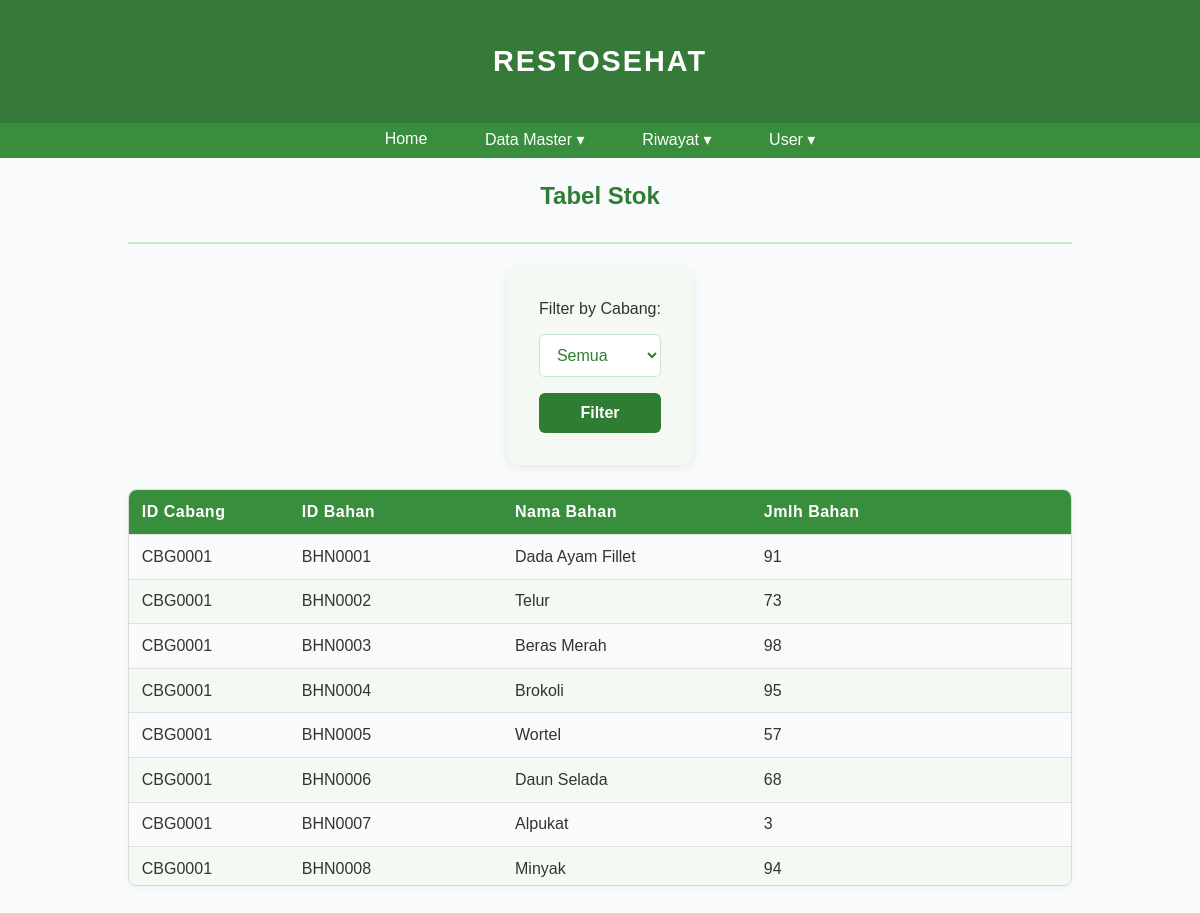
Page /stok (signed in) on the committed database.
### main.py (models this page shows, shortened)
class Stock(db.Model):
    idPrefix = 'STK'
    id = db.Column(db.String(5), primary_key=True)
    idCabang = db.Column(db.String(5), ForeignKey('cabang.id', ondelete='CASCADE'), nullable=False,)
    idBahan = db.Column(db.String(5), ForeignKey('bahan.id', ondelete='CASCADE'), nullable=False)
    namaBahan = db.Column(db.String(200), nullable=False)
    jmlhBahan = db.Column(db.Integer, nullable=False)

### main.py (the view)
@app.route("/stok", methods=['POST', 'GET'])
@login_required
def stok():
    selected_cabang = request.args.get("cabang")
    if selected_cabang:
        stocks = Stock.query.filter_by(idCabang=selected_cabang).order_by(Stock.idCabang).all()
    else:
        stocks = Stock.query.order_by(Stock.idCabang).all()
    cabangs = Cabang.query.order_by(Cabang.id).all()
    return render_template('stok.html', stocks=stocks, cabangs=cabangs, selected_cabang=selected_cabang)

### main.py (called while the page is built)
@login_manager.user_loader
def load_user(user_id):
    return User.query.get(user_id)

### templates/stok.html (shortened to what this page needs)
{% extends 'base.html' %}
{% block body %}
<div class="content">
    <div class="head-content">
        <p>Tabel Stok</p>
    </div>
    <div class="main-content">
        {% if stocks|length < 1 %}
        <h4>Kosong</h4>
        {% else %}
        <div class="filter">
            <form method="get" action="{{ url_for('stok') }}">
                <label for="cabang">Filter by Cabang:</label>
                <select name="cabang" id="cabang">
                    <option value="">Semua</option>
                </select>
                <input type="submit" value="Filter">
            </form>
        </div>
        <div class="table-container">
            <table>
                <thead>
                    <tr>
                        <th>ID Cabang</th>
                        <th>ID Bahan</th>
                        <th>Nama Bahan</th>
                        <th>Jmlh Bahan</th>
                    </tr>
                </thead>
                <tbody>
                    {% for stock in stocks %}
                    <tr>
                        <td>{{ stock.idCabang }}</td>
                        <td>{{ stock.idBahan }}</td>
                        <td>{{ stock.namaBahan }}</td>
                        <td>{{ stock.jmlhBahan }}</td>
                    </tr>
                    {% endfor %}
                </tbody>
            </table>
        </div>
        {% endif %}
    </div>
</div>
{% endblock %}

### static/main.css (style rules this page uses)
body { margin: 0; padding: 0; font-family: 'Poppins', sans-serif; background-color: #f9fafb; color: #333; }
.content { background: transparent !important; box-shadow: none !important; border-radius: 0 !important; max-width: 100% !important; width: 100% !important; padding: 2rem 4rem !important; margin: 0 auto !important; }
.head-content { text-align: center; font-size: 1.5rem; font-weight: 600; color: #2e7d32; border-bottom: 2px solid #c8e6c9; padding-bottom: 0.5rem; margin-bottom: 1.5rem; }
.main-content { display: flex; flex-direction: column; align-items: center; gap: 1.5rem; }
table { width: 100%; border-collapse: collapse; border-radius: 8px; overflow: hidden; box-shadow: 0 2px 6px rgba(0, 0, 0, 0.05); }
th { background-color: #388e3c; color: white; text-align: left; padding: 0.8rem; font-weight: 600; letter-spacing: 0.5px; }
td { padding: 0.8rem; border-bottom: 1px solid #e0e0e0; }
tr:nth-child(even) { background-color: #f4f9f4; }
.main-content form { display: flex; flex-direction: column; align-items: center; gap: 1rem; background-color: #f4f9f4; padding: 2rem; border-radius: 10px; box-shadow: 0 2px 8px rgba(0, 0, 0, 0.08); width: 100%; max-width: 400px; margin: 0 auto; }
.main-content select { width: 100%; padding: 0.7rem 0.8rem; font-size: 1rem; border: 1px solid #c8e6c9; border-radius: 6px; background-color: white; color: #2e7d32; transition: 0.2s ease-in-out; }
.main-content input[type="submit"] { background-color: #2e7d32; color: white; border: none; padding: 0.7rem 1.4rem; border-radius: 6px; font-weight: 600; font-size: 1rem; cursor: pointer; transition: 0.2s ease-in-out; width: 100%; }
.table-container { max-height: 400px; border: 1px solid #e0e0e0; border-radius: 8px; }
.table-container table { width: 100%; border-collapse: collapse; }
.table-container thead { display: table; width: 100%; table-layout: fixed; }
.table-container thead th { position: sticky; top: 0; background-color: #388e3c; color: white; z-index: 1; text-align: left; padding: 0.8rem; border-bottom: 1px solid #e0e0e0; }
.table-container tbody { display: block; max-height: 350px; overflow-y: auto; width: 100%; }
.table-container tbody tr { display: table; width: 100%; table-layout: fixed; }
.table-container tbody tr:nth-child(even) { background-color: #f4f9f4; }
.table-container td { padding: 0.8rem; border-bottom: 1px solid #e0e0e0; }
table { width: 100% !important; table-layout: auto !important; border-collapse: collapse; word-wrap: break-word; white-space: normal; }
th, td { word-break: break-word; white-space: normal; padding: 0.8rem 1rem; }
.content { max-width: 1360px; width: min(95vw, 1360px); }
table { width: 100%; table-layout: auto; border-collapse: collapse; }
th, td { white-space: nowrap; padding: 0.8rem 1rem; text-align: left; }
.content, .main-content, .table-container { overflow-x: visible !important; }
:root { --page-max: 1200px; }
.head-name, .navbar, .content { max-width: var(--page-max); width: min(96vw, var(--page-max)); margin-left: auto; margin-right: auto; }
.content { padding-inline: clamp(16px, 2vw, 32px); }
*, *::before, *::after { box-sizing: border-box; }
html, body { width: 100%; overflow-x: hidden; }
:root { --page-max: 1280px; }
.head-name, .navbar, .content { max-width: var(--page-max); width: min(96vw, var(--page-max)); margin: 0 auto; }
table { width: 100% !important; max-width: 100% !important; table-layout: auto !important; border-collapse: collapse; }
th, td { min-width: 0 !important; padding: 0.75rem 1rem; text-align: left; white-space: nowrap; }
@media (max-width: 1280px) { th, td { white-space: normal; word-break: break-word; } }
table, .table-container { width: 100% !important; }
th:nth-child(n), td:nth-child(n) { min-width: 0 !important; }
body { overflow-x: hidden; }
html, body { overflow-x: hidden; }
html, body { margin: 0 !important; padding: 0 !important; overflow-x: hidden; background-color: #f9fafb; }
.content, .container, main { margin-top: 0 !important; padding-top: 0 !important; }
table { width: 100% !important; table-layout: fixed !important; border-collapse: collapse; }
table th, table td { white-space: normal !important; overflow-wrap: anywhere; word-break: break-word; hyphens: auto; vertical-align: top; }
table th:nth-child(1), table td:nth-child(1) { width: 9ch; }
table th:nth-child(2), table td:nth-child(2) { width: 12ch; }
table th:nth-child(3), table td:nth-child(3) { width: 14ch; }
table th:nth-child(4), table td:nth-child(4) { width: 18ch; }

### rows in the picture
Stock: idCabang "CBG0001", idBahan "BHN0001", namaBahan "Dada Ayam Fillet", jmlhBahan "91"
Stock: idCabang "CBG0001", idBahan "BHN0002", namaBahan "Telur", jmlhBahan "73"
Stock: idCabang "CBG0001", idBahan "BHN0003", namaBahan "Beras Merah", jmlhBahan "98"
Stock: idCabang "CBG0001", idBahan "BHN0004", namaBahan "Brokoli", jmlhBahan "95"
Stock: idCabang "CBG0001", idBahan "BHN0005", namaBahan "Wortel", jmlhBahan "57"
Stock: idCabang "CBG0001", idBahan "BHN0006", namaBahan "Daun Selada", jmlhBahan "68"
Stock: idCabang "CBG0001", idBahan "BHN0007", namaBahan "Alpukat", jmlhBahan "3"
Stock: idCabang "CBG0001", idBahan "BHN0008", namaBahan "Minyak", jmlhBahan "94"
